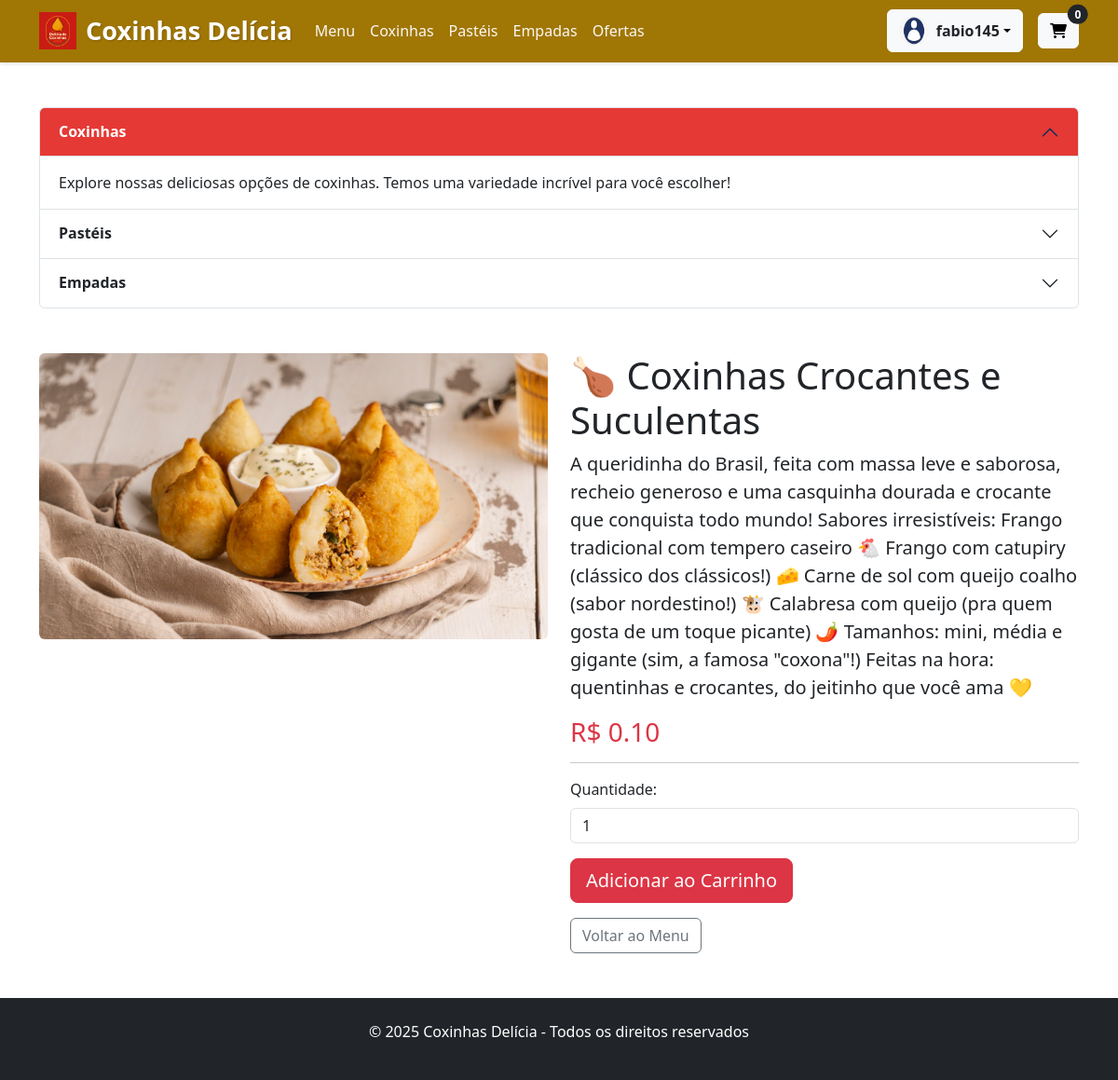
/produto/3/ (signed in), run on the app's committed database.
### cardapio/models.py (models this page shows, shortened)
class Usuario(AbstractUser):
    endereco = models.TextField(blank=True)
    telefone = models.CharField(max_length=15, default='')
    cep = models.CharField(max_length=9, verbose_name='CEP', default='00000-000')
    cidade = models.CharField(max_length=100, default='Não informado')
    rua = models.CharField(max_length=200, default='Não informado')
    numero = models.CharField(max_length=10, default='S/N')
    complemento = models.CharField(max_length=100, blank=True)
    class Meta:
        verbose_name = 'Cliente'
        verbose_name_plural = 'Clientes'

class Produto(models.Model):
    nome = models.CharField(max_length=100, verbose_name='Nome do Produto')
    descricao = models.TextField(verbose_name='Descrição', blank=True, null=True)
    preco = models.DecimalField(
        max_digits=6,
        decimal_places=2,
        verbose_name='Preço',
        validators=[MinValueValidator(Decimal('0.01'))]
    )
    categoria = models.ForeignKey('Categoria', on_delete=models.SET_NULL, null=True, blank=True)
    imagem = models.ImageField(upload_to='produtos/', blank=True, null=True)
    disponivel = models.BooleanField(default=True)
    data_cadastro = models.DateTimeField(default=timezone.now)
    class Meta:
        verbose_name = 'Produto'
        ordering = ['nome']

### cardapio/views.py (the view)
# urls.py: path('produto/<int:pk>/', views.ProdutoDetailView.as_view(), name='detalhe_produto'),
class ProdutoDetailView(LoginRequiredMixin, DetailView):
    model = Produto
    template_name = 'cardapio/detalhe_produto.html'
    context_object_name = 'produto'
    login_url = '/login/'

### cardapio/templates/cardapio/detalhe_produto.html (shortened to what this page needs)
{% extends 'cardapio/base.html' %}
{% block content %}
<div class="container my-5">
    <div class="row">
        <div class="col-md-6">
            <img src="{{ produto.imagem.url }}" class="img-fluid rounded" alt="{{ produto.nome }}">
        </div>
        <div class="col-md-6">
            <h1>{{ produto.nome }}</h1>
            <p class="lead">{{ produto.descricao }}</p>
            <h3 class="text-danger">R$ {{ produto.preco }}</h3>
            <hr>
            <form method="post" action="{% url 'adicionar_ao_carrinho' produto.pk %}">
                <div class="mb-3">
                    <label for="quantidade" class="form-label">Quantidade:</label>
                    <input type="number" class="form-control" id="quantidade" name="quantidade" value="1" min="1">
                </div>
                <button type="submit" class="btn btn-danger btn-lg">Adicionar ao Carrinho</button>
            </form>
            <a href="{% url 'menu' %}" class="btn btn-outline-secondary mt-3">Voltar ao Menu</a>
        </div>
    </div>
</div>
{% endblock %}

### cardapio/templates/cardapio/base.html (shortened to what this page needs)
<!DOCTYPE html>
{% load static %}
<html lang="pt-br">
<head>
    <link href="https://cdn.jsdelivr.net/npm/bootstrap@5.3.0/dist/css/bootstrap.min.css" rel="stylesheet">
    <link rel="stylesheet" href="https://cdnjs.cloudflare.com/ajax/libs/font-awesome/6.0.0/css/all.min.css">
    <link rel="stylesheet" href="https://cdn.jsdelivr.net/npm/bootstrap-icons@1.8.0/font/bootstrap-icons.css">
</head>
<body>
    <nav class="navbar navbar-expand-lg navbar-dark">
        <div class="container">
            <a class="navbar-brand" href="{% url 'menu' %}">
                <img src="{% static 'images/logo.png' %}" alt="Logo Coxinhas Delícia" class="logo">
                Coxinhas Delícia
            </a>
            <div class="collapse navbar-collapse" id="navbarNav">
                <ul class="navbar-nav me-auto">
                    <li class="nav-item">
                        <a class="nav-link" href="{% url 'menu' %}">Menu</a>
                    </li>
                    <li class="nav-item">
                        <a class="nav-link" href="{% url 'menu' %}?categoria=Coxinha">Coxinhas</a>
                    </li>
                    <li class="nav-item">
                        <a class="nav-link" href="{% url 'menu' %}?categoria=Pastel">Pastéis</a>
                    </li>
                    <li class="nav-item">
                        <a class="nav-link" href="{% url 'menu' %}?categoria=Empada">Empadas</a>
                    </li>
                    <li class="nav-item">
                        <a class="nav-link" href="{% url 'menu' %}?categoria=Oferta">Ofertas</a>
                    </li>
                </ul>
                <div class="d-flex align-items-center">
                    {% if user.is_authenticated %}
                    <div class="dropdown user-dropdown">
                        <button class="btn btn-light dropdown-toggle d-flex align-items-center" type="button" id="userDropdown" data-bs-toggle="dropdown" aria-expanded="false">
                            <img src="{% static 'images/avata.png' %}" alt="Avatar" class="user-avatar">
                            <span class="fw-semibold text-dark">{{ user.get_full_name|default:user.username }}</span>
                        </button>
                    </div>
                    {% endif %}
                    <a href="{% url 'ver_carrinho' %}" class="btn btn-light position-relative ms-3">
                        <i class="fas fa-shopping-cart"></i>
                        <span class="position-absolute top-0 start-100 translate-middle badge rounded-pill bg-dark">
                            {{ request.session.carrinho_count|default:0 }}
                        </span>
                    </a>
                </div>
            </div>
        </div>
    </nav>
    <div class="container mt-5">
        <div class="accordion" id="accordionExample">
            <div class="accordion-item">
                <h2 class="accordion-header" id="headingOne">
                    <button class="accordion-button" type="button" data-bs-toggle="collapse" data-bs-target="#collapseOne" aria-expanded="true" aria-controls="collapseOne">
                        Coxinhas
                    </button>
                </h2>
                <div id="collapseOne" class="accordion-collapse collapse show" aria-labelledby="headingOne" data-bs-parent="#accordionExample">
                    <div class="accordion-body">
                        Explore nossas deliciosas opções de coxinhas. Temos uma variedade incrível para você escolher!
                    </div>
                </div>
            </div>
            <div class="accordion-item">
                <h2 class="accordion-header" id="headingTwo">
                    <button class="accordion-button collapsed" type="button" data-bs-toggle="collapse" data-bs-target="#collapseTwo" aria-expanded="false" aria-controls="collapseTwo">
                        Pastéis
                    </button>
                </h2>
            </div>
            <div class="accordion-item">
                <h2 class="accordion-header" id="headingThree">
                    <button class="accordion-button collapsed" type="button" data-bs-toggle="collapse" data-bs-target="#collapseThree" aria-expanded="false" aria-controls="collapseThree">
                        Empadas
                    </button>
                </h2>
            </div>
        </div>
    </div>
    {% block content %}{% endblock %}
    <footer class="bg-dark text-white py-4 mt-5">
        <div class="container text-center">
            <p>&copy; {% now "Y" %} Coxinhas Delícia - Todos os direitos reservados</p>
        </div>
    </footer>
</body>
</html>

### cardapio/templates/cardapio/base.html (style rules this page uses)
.navbar { background-color: #a07604; box-shadow: 0 2px 4px rgba(0,0,0,0.1); }
.navbar-brand { font-weight: bold; font-size: 1.7rem; display: flex; align-items: center; color: #ffffff !important; text-shadow: 1px 1px 2px rgba(0,0,0,0.2); }
.logo { height: 40px; margin-right: 10px; }
.user-dropdown { margin-left: 15px; }
.user-avatar { width: 32px; height: 32px; border-radius: 50%; margin-right: 8px; }
.nav-link { color: #ffffff !important; font-weight: 500; transition: all 0.3s ease; opacity: 0.95; }
.accordion-button:not(.collapsed) { background-color: #e53935; color: white; }
.accordion-button { font-weight: bold; }

### data on the page
Usuario: get_full_name "fabio145"
Produto: imagem (picture), nome "🍗 Coxinhas Crocantes e Suculentas", descricao "A queridinha do Brasil, feita com massa leve e saborosa, recheio generoso e uma casquinha dourada e crocante que conquista todo mundo! Sabores irresistíveis: Frango tradicional com tempero caseiro 🐔 Frango com catupiry (clássico dos clássicos!) 🧀 Carne de sol com queijo coalho (sabor nordestino!) 🐮 Calabresa com queijo (pra quem gosta de um toque picante) 🌶️ Tamanhos: mini, média e gigante (sim, a famosa \"coxona\"!) Feitas na hora: quentinhas e crocantes, do jeitinho que você ama 💛", preco "0.10"

### other printed values
{{ request.session.carrinho_count|default:0 }} "0"
